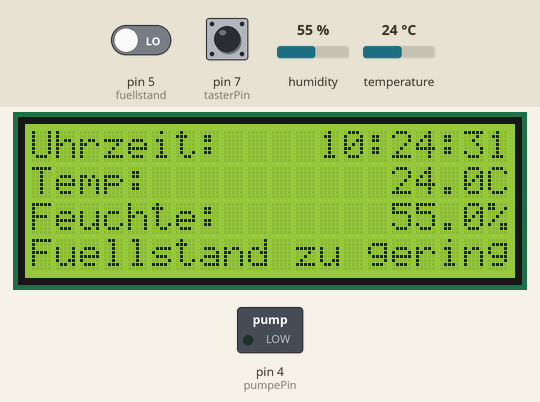
Recording of a sketch running on a simulated Arduino Uno, built with avr-gcc and run on an emulated ATmega328P. Parts: 20×4 character LCD, switched loads named in the sketch (green lamp = pin HIGH). Inputs (shaded band) come from the test bench; at power-on: temperature 24 °C, pin 5 (fuellstand) LOW, pin 7 (tasterPin) LOW, humidity 55 %. The local clock reads 2024-03-15 10:24:30 at power-on unless the sketch sets it; what the sketch prints to the serial monitor is not drawn.

Above: at 1.2 s.
1.3 s: temperature set to 10.7 °C
At 4.4 s:
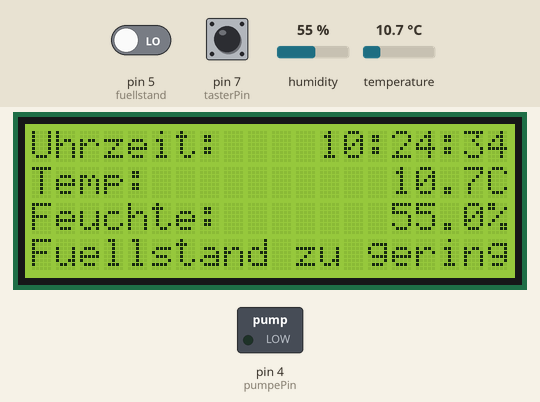
4.6 s: temperature set to 9.5 °C
At 7.9 s:
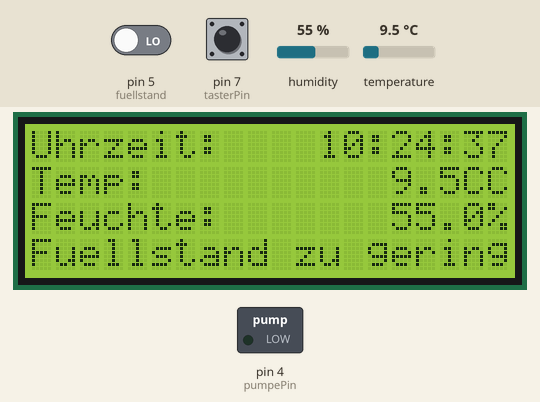
10.9 s: pin 5 (fuellstand) driven HIGH
At 12.9 s:
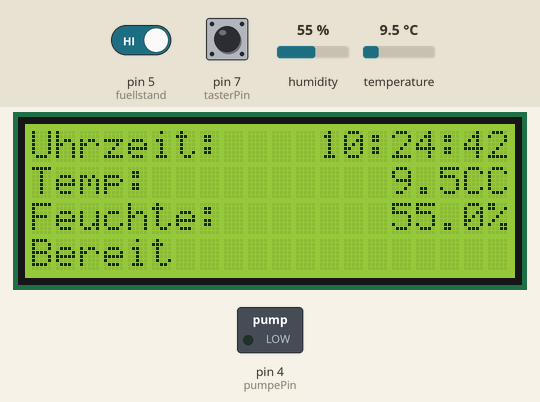
14.6 s: pin 7 (tasterPin) pulled HIGH for 0.2 s
At 16.4 s:
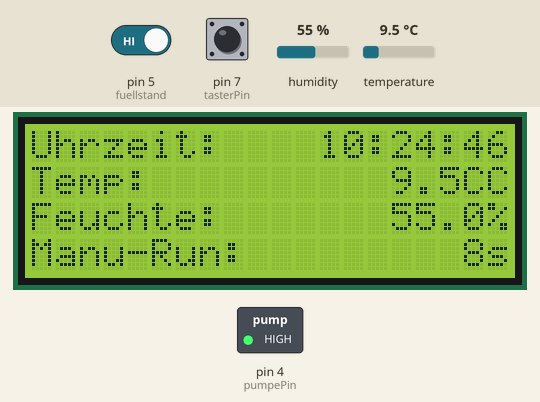
16.6 s: pin 7 (tasterPin) pulled HIGH for 3.2 s
At 21.4 s:
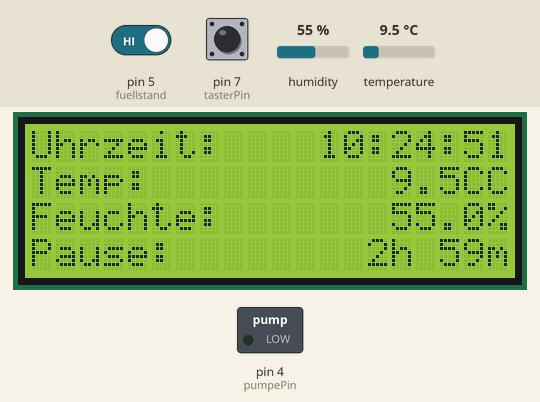
21.6 s: temperature set to 12 °C
At 25.9 s:
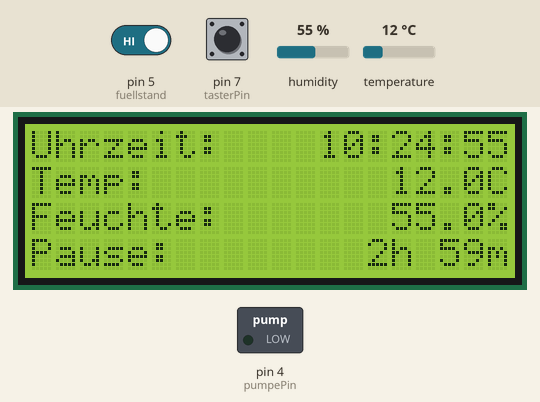
Timing chart, 0 to 27.4 s (numbered marks = the images above; inputs shaded):
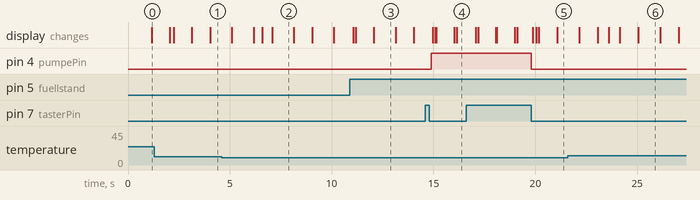

Measured:
- the behaviour switches between 10 and 9.9 °C on temperature (found by bisection; images 1 and 2)
- after the input at 4.6 s, the display: first differs from a run without the input after 2.0 s (image 2 shows a later state)
- after the input at 10.9 s, the display: first changes after 0.16 s (image 3 shows a later state)
- after the input at 14.6 s, pin 4 (pumpePin): LOW → HIGH after 0.30 s; the display: first changes after 0.37 s (image 4 shows a later state)
- after the input at 16.6 s, pin 4 (pumpePin): HIGH → LOW after 3.2 s; the display: first differs from a run without the input after 3.3 s (image 5 shows a later state)
- after the input at 21.6 s, the display: first differs from a run without the input after 2.0 s (image 6 shows a later state)

The sketch:

Hydroponic_Tower_Automation.ino
```cpp
#include <Wire.h>
#include <RTClib.h>
#include <LiquidCrystal_I2C.h>
#include <DHT.h>

RTC_DS3231 rtc;
LiquidCrystal_I2C lcd(0x27,  20, 4);

// PIN Definitionen
#define pumpePin  4    // Pumpe an Pin 4
#define tasterPin 7    // Taster an Pin 7
#define fuellstand 5
#define DHTPIN 6
#define DHTTYPE DHT22

// Anpassbare Zeiten
const unsigned long DAUER_AUTO    = 30000;   // Bewässerung (Automatik)
const unsigned long DAUER_MANUELL = 10000;    // Bewässerung (Manueller Tastendruck)
const int INTERVALL_MINUTEN       = 30;       // Alle X Minuten gießen
const int START_STUNDE            = 9;        // Ab XX:00 Uhr
const int ENDE_STUNDE             = 20;       // Bis XX:00 Uhr
const unsigned long PAUSE_DAUER   = 3 * 3600000ULL; // X=3 Stunden Pause nach Langdruck (ULL = Unsigned Long Long)
const unsigned long LONG_PRESS_ZEIT = 3000;   // Langdruck

// Variablen
float temp;
float humidity;
unsigned long letzteSerialZeit = 0;
unsigned long pumpeStartZeit = 0;
unsigned long pauseStartZeit = 0;
unsigned long tasterGedruecktZeit = 0;

bool pumpeAn = false;
bool tasterWarGedrueckt = false;

enum PumpenModus { KEINER, AUTO, MANUELL, PAUSE };
PumpenModus pumpenModus = KEINER;

DHT dht(DHTPIN, DHTTYPE);


void setup() {
  Serial.begin(9600); // Serieller Monitor zur Kontrolle
  if (!rtc.begin()) {
    Serial.println("RTC nicht gefunden!");
    while (1);
  }

  // Uhrzeit setzen (einmalig)
  // Format: Jahr, Monat, Tag, Stunde, Minute, Sekunde
  // rtc.adjust(DateTime(2026, 2, 9, 18, 21, 40));


  pinMode(pumpePin, OUTPUT);
  digitalWrite(pumpePin, LOW);

  pinMode(tasterPin, INPUT); // (externer) Pullup, weil Taster gegen GND
  pinMode(fuellstand, INPUT);


  lcd.init();
  lcd.backlight();
  dht.begin();
}

void loop() {
  DateTime jetzt = rtc.now();
  temp = dht.readTemperature();
  humidity = dht.readHumidity();
  unsigned long aktuelleMillis = millis();

  /// TASTER-LOGIK (Kurz/Lang)
  bool tasterStatus = digitalRead(tasterPin);

  if (tasterStatus == HIGH) { // Taster wird gedrückt
    if (!tasterWarGedrueckt) {
      tasterGedruecktZeit = aktuelleMillis;
      tasterWarGedrueckt = true;
    }
    // Langdruck erkannt?
    if (aktuelleMillis - tasterGedruecktZeit >= LONG_PRESS_ZEIT && pumpenModus != PAUSE) {
      pumpeAn = false;
      digitalWrite(pumpePin, LOW);
      pumpenModus = PAUSE;
      pauseStartZeit = aktuelleMillis;
      Serial.println("PAUSE AKTIVIERT");
    }
  }
  else { // Taster losgelassen
    if (tasterWarGedrueckt) {
      unsigned long drueckDauer = aktuelleMillis - tasterGedruecktZeit;

      if (drueckDauer < LONG_PRESS_ZEIT) {
        if (pumpenModus == PAUSE) {
          pumpenModus = KEINER; // Pause abbrechen
          Serial.println("PAUSE ABGEBROCHEN");
        }
        else if (!pumpeAn && digitalRead(fuellstand) == HIGH) {
          pumpeAn = true;
          pumpenModus = MANUELL;
          pumpeStartZeit = aktuelleMillis;
          digitalWrite(pumpePin, HIGH);
        }
      }
      tasterWarGedrueckt = false;
    }
  }

  // PAUSEN-TIMER
  if (pumpenModus == PAUSE && (aktuelleMillis - pauseStartZeit >= PAUSE_DAUER)) {
    pumpenModus = KEINER;
    Serial.println("PAUSE BEENDET");
  }

  // LCD ANZEIGE (Display Zeilen 1-3)
  lcd.setCursor(0, 0); lcd.print("Uhrzeit:    ");
  if (jetzt.hour() < 10) lcd.print("0"); lcd.print(jetzt.hour()); lcd.print(":");
  if (jetzt.minute() < 10) lcd.print("0"); lcd.print(jetzt.minute()); lcd.print(":");
  if (jetzt.second() < 10) lcd.print("0"); lcd.print(jetzt.second());

  lcd.setCursor(0, 1); lcd.print("Temp:          "); lcd.print(temp, 1); lcd.print("C");
  lcd.setCursor(0, 2); lcd.print("Feuchte:       "); lcd.print(humidity, 1); lcd.print("%");

  // SYSTEM-STEUERUNG (Display Zeile 4)

  // Füllstand kritisch
  if (digitalRead(fuellstand) == LOW) {
    pumpeAn = false;
    pumpenModus = KEINER;
    digitalWrite(pumpePin, LOW);
    lcd.setCursor(0, 3);
    lcd.print("Fuellstand zu gering");
  }
  // Pause aktiv
  else if (pumpenModus == PAUSE) {
    unsigned long rest = (PAUSE_DAUER - (aktuelleMillis - pauseStartZeit)) / 1000;
    int h = rest / 3600;
    int m = (rest % 3600) / 60;

    lcd.setCursor(0, 3);
    lcd.print("Pause:        ");

    lcd.setCursor(13, 3);

    // Stunden rechtsbündig (2 Stellen)
    if (h < 10) lcd.print(" ");
    lcd.print(h);
    lcd.print("h ");

    // Minuten mit führender Null (immer 2 Stellen)
    if (m < 10) lcd.print("0");
    lcd.print(m);
    lcd.print("m");
  }
  // Pumpe läuft (Automatik oder Manuell)
  else if (pumpeAn) {
    unsigned long laufzeit = (pumpenModus == AUTO) ? DAUER_AUTO : DAUER_MANUELL;
    long verbleibend = (laufzeit - (aktuelleMillis - pumpeStartZeit)) / 1000;

    if (verbleibend > 0) {
      lcd.setCursor(0, 3);
      lcd.print(pumpenModus == AUTO ? "Auto-Run: " : "Manu-Run: ");

      // Cursor auf Spalte 15 setzen (Platz für bis zu 4 Ziffern + 's')
      lcd.setCursor(15, 3);

      // Fallunterscheidung für rechtsbündige Ausrichtung
      if (verbleibend < 10) lcd.print("   ");    // 3 Leerzeichen bei 1 Stelle
      else if (verbleibend < 100) lcd.print("  "); // 2 Leerzeichen bei 2 Stellen
      else if (verbleibend < 1000) lcd.print(" "); // 1 Leerzeichen bei 3 Stellen

      lcd.print(verbleibend);
      lcd.print("s");
    } else {
      pumpeAn = false;
      pumpenModus = KEINER;
      digitalWrite(pumpePin, LOW);
      lcd.setCursor(0, 3); lcd.print("                    ");
    }
  }
  // Automatik Start-Check
  else if (jetzt.hour() >= START_STUNDE && jetzt.hour() < ENDE_STUNDE &&
           jetzt.minute() % INTERVALL_MINUTEN == 0 && jetzt.second() == 0 &&
           pumpenModus == KEINER) {
    pumpeAn = true;
    pumpenModus = AUTO;
    pumpeStartZeit = aktuelleMillis;
    digitalWrite(pumpePin, HIGH);
  }
  // Standby
  else {
    lcd.setCursor(0, 3);
    lcd.print("Bereit              ");
  }

  delay(100);
}
```
